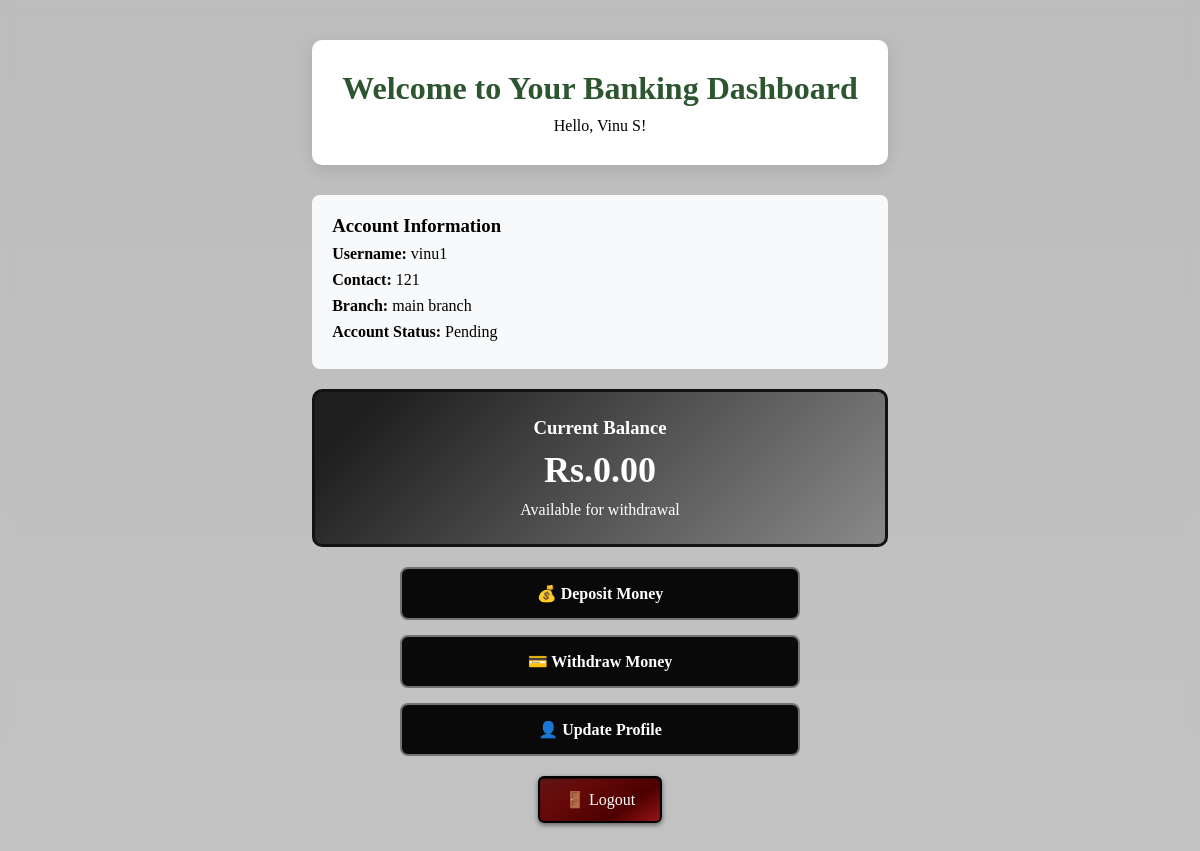
Page /customer-dashboard/ (signed in) on the earlier database version.
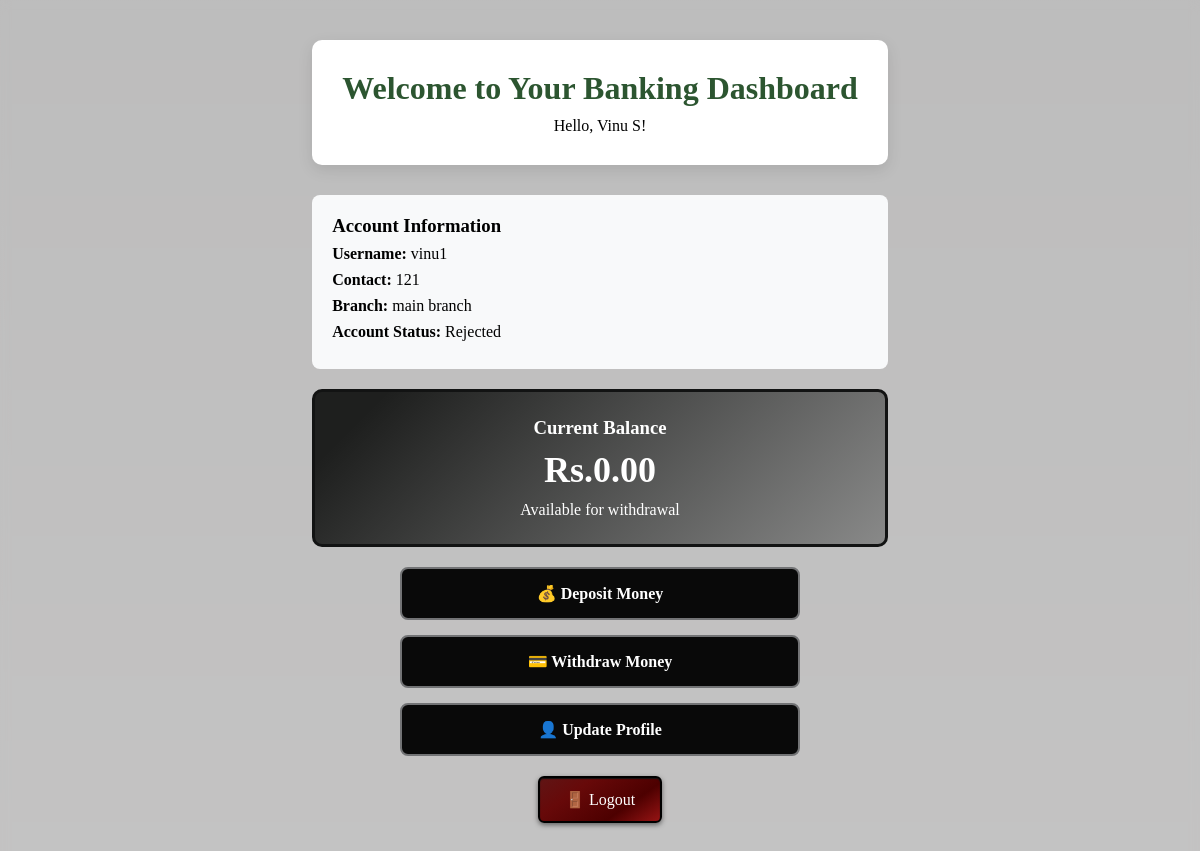
Same page on the later database version.
### bank_app/models.py (models this page shows, shortened)
class User(models.Model):
    ROLE_CHOICES = [
        ('super_user', 'Super User'),
        ('branch_manager', 'Branch Manager'),
        ('customer', 'Customer'),
    ]
    STATUS_CHOICES = [
        ('pending', 'Pending Approval'),
        ('approved', 'Approved'),
        ('rejected', 'Rejected'),
        ('pending_manager', 'Pending Manager Approval'),
    ]
    username = models.CharField(max_length=100, unique=True)
    password = models.CharField(max_length=128)
    role = models.CharField(max_length=20, choices=ROLE_CHOICES)
    branch = models.ForeignKey(Branch, on_delete=models.CASCADE, null=True, blank=True)
    full_name = models.CharField(max_length=100)
    contact_number = models.CharField(max_length=15)
    status = models.CharField(max_length=20, choices=STATUS_CHOICES, default='pending')
    balance = models.DecimalField(max_digits=10, decimal_places=2, default=0.00)

class Branch(models.Model):
    name = models.CharField(max_length=100)
    address = models.TextField()

### bank_app/views.py (the view)
# urls.py: path('customer-dashboard/', views.customer_dashboard, name='customer_dashboard'),
def customer_dashboard(request):
    user_id = request.session.get('user_id')
    user = User.objects.get(id=user_id)
    return render(request, 'bank_app/user_dash.html', {'user': user})

### bank_app/templates/bank_app/user_dash.html (shortened to what this page needs)
{% load static %}
<!DOCTYPE html>
<html>
<head>
    <link rel="stylesheet" href="{% static 'bank_app/style.css' %}">
</head>
<body class="customer-body">
    <div class="dashboard-container">
        <div class="dashboard-header">
            <h1>Welcome to Your Banking Dashboard</h1>
            <p>Hello, {{ user.full_name }}!</p>
        </div>
        <div class="user-info">
            <h3>Account Information</h3>
            <p><strong>Username:</strong> {{ user.username }}</p>
            <p><strong>Contact:</strong> {{ user.contact_number }}</p>
            <p><strong>Branch:</strong> {{ user.branch.name }}</p>
            <p><strong>Account Status:</strong> {{ user.status|title }}</p>
        </div>
        <div class="balance-card">
            <h3>Current Balance</h3>
            <div class="balance-amount">Rs.{{ user.balance }}</div>
            <p>Available for withdrawal</p>
        </div>
        <div class="action-buttons">
            <a href="{% url 'deposit' %}" class="action-btn">💰 Deposit Money</a>
            <a href="{% url 'withdraw' %}" class="action-btn">💳 Withdraw Money</a>
            <a href="{% url 'profile_update' %}" class="action-btn">👤 Update Profile</a>
        </div>
        <form action="{% url 'logout' %}" method="post" style="text-align: center;">
            <button type="submit" class="logout-btn">🚪 Logout</button>
        </form>
    </div>
</body>
</html>

### bank_app/static/bank_app/style.css (style rules this page uses)
* { margin: 0; padding: 20; box-sizing: border-box; }
body { font-family: 'Arial', sans-serif; background: linear-gradient(rgba(0, 0, 0, 0.5), rgba(0, 0, 0, 0.5)), url('images/login-bg.jpg'); background-size: cover; background-position: center; background-repeat: no-repeat; background-attachment: fixed; min-height: 100vh; display: flex; align-items: center; justify-content: center; backdrop-filter: blur(5px); }
.dashboard-container { max-width:1200px; margin: 0 auto; padding: 20px; }
.dashboard-header { background: white; padding: 30px; border-radius: 10px; box-shadow: 0 5px 15px rgba(0, 0, 0, 0.1); margin-bottom: 30px; font-family: 'Georgia', serif; text-align: center; }
.dashboard-header h1 { color: #2c5530; margin-bottom: 10px; font-family: 'Georgia', serif; }
.user-info { background: #f8f9fa; padding: 20px; border-radius: 8px; font-family: 'Georgia', serif; margin-bottom: 20px; }
.user-info p { margin: 8px 0; font-family: 'Georgia', serif; font-size: 16px; }
.balance-card { background: linear-gradient(135deg, #1e1f1e 10%, #ffffff 200%); color: white; border: 3px solid #121313; padding: 25px; border-radius: 10px; font-family: 'Georgia', serif; text-align: center; margin: 20px 0; }
.balance-amount { font-size: 36px; font-weight: bold; margin: 10px 0; }
.action-buttons { display: grid; grid-template-columns: repeat(auto-fit, minmax(200px, 1fr)); gap: 15px; font-family: 'Georgia', serif; margin: 30px 0; }
.action-btn { background: rgb(9, 9, 9); border: 2px solid #727375; color: #ffffff; padding: 15px; border-radius: 8px; text-decoration: none; text-align: center; font-weight: bold; transition: all 0.3s; }
.logout-btn { background: linear-gradient(145deg, #b30000, #5c0000); border: 2px solid rgb(0, 0, 0); color: #fff; font-family: 'Georgia', serif; padding: 12px 25px; border-radius: 6px; cursor: pointer; font-size: 16px; margin-top: 20px; background-image: linear-gradient(145deg, #601515 0%, #670909 30%, #4d0000 70%, #961414 100%); box-shadow: inset 0 1px 1px rgb(19, 18, 18), 0 2px 5px rgba(0, 0, 0, 0.5); transition: all 0.3s ease; }
.customer-body { background: linear-gradient(rgba(36, 35, 35, 0.3), rgba(57, 55, 55, 0.3)), url('images/customer-bg.jpg'); background-size: cover; background-position: center; background-repeat: no-repeat; background-attachment: fixed; min-height: 100vh; margin: 0; padding: 20px; }
.action-buttons { display: flex; flex-direction: column; gap: 15px; max-width: 400px; margin: 0 auto; }

Differences in the rows shown:
changed User "Vinu S": status "Pending" → "Rejected"
